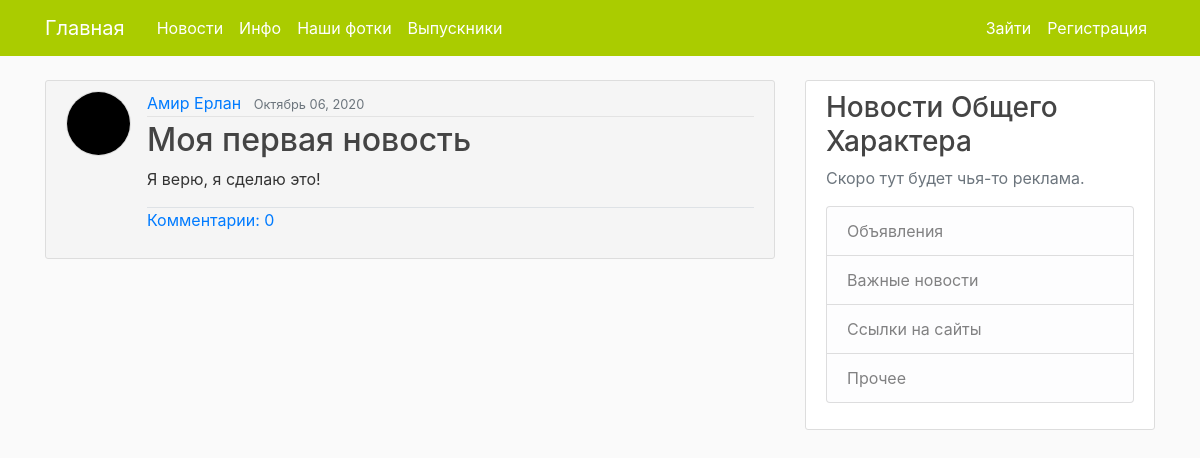
The page / on the database its author committed.
### BlogApp/models.py (models this page shows, shortened)
class Post(models.Model):
    title = models.CharField('Заголовок', max_length=100)
    content = models.TextField('Содержание')
    date_posted = models.DateTimeField(default=timezone.now)
    author = models.ForeignKey(User, on_delete=models.CASCADE)

### users/models.py (models this page shows, shortened)
class Profile(models.Model):
    user = models.OneToOneField(User, on_delete=models.CASCADE)
    image = models.ImageField(default="default.jpg", upload_to="profile_pics")
    nickname = models.CharField(max_length=100, null=True, blank=True)
    birthday = models.DateField(null=True, blank=True)
    cap = models.BooleanField(null=True, blank=True)
    left = models.IntegerField(null=True, blank=True)
    upper = models.IntegerField(null=True, blank=True)
    right = models.IntegerField(null=True, blank=True)
    lower = models.IntegerField(null=True, blank=True)

### BlogApp/views.py (the view)
# urls.py: path('', PostListView.as_view(), name="blog-home"),
class PostListView(ListView):
    model = Post
    template_name = "BlogApp/home.html" # <app>/<model>_<viewtype>.html
    context_object_name = "posts"
    ordering = ["-date_posted"]
    paginate_by = 5

### users/templatetags/name_filter.py (called while the page is built)
@register.filter(name='cutter')
@stringfilter
def cutter(value):
    return value.replace('_', ' ')

### BlogApp/templates/BlogApp/home.html (shortened to what this page needs)
{% extends "BlogApp/base.html" %}
{% load name_filter %}
{% load l10n %}
{% block content %}
    {% for post in posts %}
            <article class="media content-section" style="background-color:#f5f5f5;">
                <img class="rounded-circle article-img" src="{{ post.author.profile.image.url }}" style="border:solid #dddddd 1px;">
              <div class="media-body">
                <div class="article-metadata">
                  <a class="mr-2" href="{% url 'user-posts' post.author.username %}">{{ post.author|cutter }}</a>
                  <small class="text-muted">{{ post.date_posted|date:"F d, Y" }}</small>
                </div>
                <h2><a class="article-title" href="{% url 'post-detail' post.id %}">{{ post.title }}</a></h2>
                <p class="article-content">{{ post.content }}</p>
                <p class="article-content border-top"><a href="{% url 'post-detail' post.id %}">Комментарии: {{ post.commentsonpost_set.count }}</a></p>
              </div>
            </article>
    {% endfor %}
{% endblock content %}

### BlogApp/static/BlogApp/main.css (style rules this page uses)
body { background: #fafafa; color: #333333; margin-top: 5rem; }
h1, h2, h3, h4, h5, h6 { color: #444444; }
.content-section { background: #ffffff; padding: 10px 20px; border: 1px solid #dddddd; border-radius: 3px; margin-bottom: 20px; }
.article-title { color: #444444; }
.article-content { white-space: pre-line; }
.article-img { height: 65px; width: 65px; margin-right: 16px; }
.article-metadata { padding-bottom: 1px; margin-bottom: 4px; border-bottom: 1px solid #e3e3e3 }

### rows shown on the page
Post: author.profile.image (picture), author "Амир Ерлан", date_posted "Октябрь 06, 2020", title "Моя первая новость", content "Я верю, я сделаю это!", commentsonpost_set.count "0"
